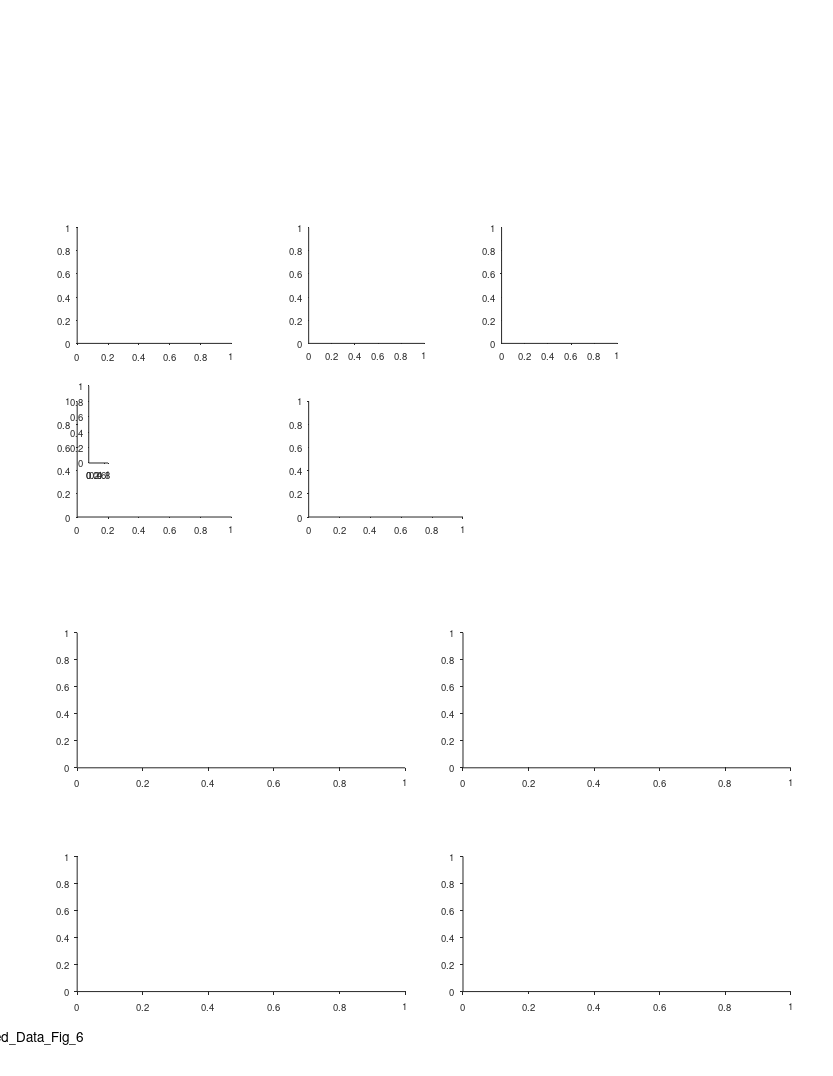

This chart was generated by the following MATLAB code: (Note: this script raises an error after producing the figure.)
%% Replay - Fig supp 6 - reverse/forward + future+past + takeoff/landing/midair + ball1/ball2
%%
clear 
clc
close all

%% data options 
params_opt = 11; % decoding opt 
% params_opt = 21; % decoding opt (random walk = fixed speed)

%% plotting options

%% graphics params
TakeLandCategoriesOrder = {
    'Takeoff'
    'Mid-air'
    'Landing'};
ForRevCategoriesOrder = {
    'Forward'
    'Reverse'};
PastFutureCategoriesOrder = {
    'Past'
    'Future'};

hist_style = 'stairs';
% hist_style = 'bar';
switch hist_style 
    case 'stairs'
        hist_color_prop = 'EdgeColor';
    case 'bar'
        hist_color_prop = 'FaceColor';
end


%% define output files
res_dir =  'L:\paper_replay\figures';
mkdir(res_dir)
fig_name_str = 'Extended_Data_Fig_6';
fig_caption_str = ' ';
log_name_str = [fig_name_str '_log_file' '.txt'];
log_name_str = strrep(log_name_str , ':', '-');
log_name_str = strrep(log_name_str , ' ', '_');
log_name_out = fullfile(res_dir, log_name_str);

%% open log file
diary off
diary(log_name_out)
diary on
disp('Log file');
disp(['created: ', datestr(clock)]);
disp('======================================================');
disp([fig_name_str ':' fig_caption_str]);   
disp('======================================================');
disp('');

%% create figure
% figure_size_cm = [21.0 29.7]; % ~A4
figure_size_cm = [21.6 27.9]; % ~US letter
close all
fig = figure;
% Some WYSIWYG options:
set(gcf,'DefaultAxesFontSize',7);
set(gcf,'DefaultAxesFontName','helvetica');
set(gcf,'DefaultAxesUnits','centimeters');
set(gcf,'PaperType','usletter')
% set(gcf,'PaperType','<custom>');
set(gcf,'PaperUnits','centimeters','PaperPosition',[0 0 figure_size_cm]);
set(gcf,'PaperOrientation','portrait');
set(gcf,'Units','centimeters','Position',get(gcf,'paperPosition')+[0 0 0 0]); % position on screen...
set(gcf, 'Renderer', 'painters');
% set(gcf, 'color', 'none');
set(groot, 'defaultAxesColor','None')
set(groot, 'defaultAxesTickDir', 'out');
set(groot,  'defaultAxesTickDirMode', 'manual');
annotation('textbox', [0.5 1 0 0], 'String',fig_name_str, 'HorizontalAlignment','center','Interpreter','none', 'FitBoxToText','on');

% create panels
clear panels
panels{1}(1) = axes('position', [2  19 4 3]);
panels{2}(1) = axes('position', [8  19 3 3]);
panels{3}(1) = axes('position', [13 19 3 3]);
panels{4}(1) = axes('position', [2 14.5 4 3]);
panels{4}(2) = axes('position', [2 14.5 .5 2]+[.3 1.4 0 0]);
panels{5}(1) = axes('position', [8 14.5 4 3]);

w = 8.5;
h = 3.5;
x = [2 12];
y = [8 2.2];
panels{6}(1,1) = axes('position', [x(1) y(1) w h]);
panels{6}(1,2) = axes('position', [x(2) y(1) w h]);
panels{6}(2,1) = axes('position', [x(1) y(2) w h]);
panels{6}(2,2) = axes('position', [x(2) y(2) w h]);

sdf = cellfun(@(x)x(:)', panels, 'UniformOutput', false);
sdf = [sdf{:}];
total_offset = [0 2.5];
for ii = 1:length(sdf)
    sdf(ii).Position([1 2]) = sdf(ii).Position([1 2]) + total_offset;
end

%% load data
if ~exist('events','var')

[exp_list,T] = decoding_get_inclusion_list();
T = T(exp_list,:);
clear exp_list
groupsummary(T,'bat_num')
if exist('bats_to_include','var')
    T = groupfilter(T,"bat_num",@(x)ismember(x,bats_to_include),'bat_num');
end
bats = unique(T.bat_num)

events = {};
for ii_exp = 1:height(T)
    % load exp data
    exp_ID = T.exp_ID{ii_exp};
    exp = exp_load_data(exp_ID,'details','rest');
    epoch_type = 'rest';
    [events_session, params] = decoding_load_events_quantification(exp_ID, epoch_type, params_opt, 'posterior');
    [~, TF] = decoding_apply_seq_inclusion_criteria([events_session.seq_model]);
    events_session(~TF) = [];
    if isempty(events_session)
        continue;
    end
    % assign resting ball num
    X = [exp.rest.events.start_ts];
    V = [exp.rest.events.ball_num];
    Xq = [events_session.peak_ts];
    [events_session.ball_num] = disperse( interp1(X, V, Xq, 'previous','extrap') );
    events{ii_exp} = events_session;
end
T.nEvents = cellfun(@length,events)';
sortrows( groupsummary(T,'bat_num',["median","mean","max","sum"],"nEvents"),"sum_nEvents", 'descend')
events = [events{:}];
seqs = [events.seq_model];
end

%% classify seq as forward / reverse 
gForRev = categorical([seqs.forward],[true false],{'Forward','Reverse'})';
gForRev = categorical(gForRev,ForRevCategoriesOrder);
nFor = sum(gForRev=='Forward');
nRev = sum(gForRev=='Reverse');
ForRev_binom_pval = myBinomTest(nFor,length(gForRev),0.5,'two');
disp('Comparing Forward vs. Reverse')
fprintf('Forward: n=%d, Reverse: n=%d, ratio=%.2g\n',nFor,nRev, nFor/nRev);
fprintf('Binomial test (two-sided), p=%.2g\n', ForRev_binom_pval);

%% classify seq as Takeoff / Landing (or non of them)
thr = 0.05;
gTakeLand = classify_replay_landing_takeoff_other(seqs,thr);
gTakeLand = categorical(gTakeLand,TakeLandCategoriesOrder);
nTakeoff = sum(gTakeLand=='Takeoff');
nLanding = sum(gTakeLand=='Landing');
nTakeoffLanding = nTakeoff + nLanding;
TakeLand_binom_pval = myBinomTest(nLanding,nTakeoffLanding,0.5,'two');
disp('Comparing Landing vs. takeoff')
fprintf('Landing: n=%d, Takeoff: n=%d, ratio=%.2g\n',nLanding,nTakeoff, nLanding/nTakeoff);
fprintf('Binomial test (two-sided), p=%.2g\n',TakeLand_binom_pval);

%% classify seq as (immediate) past / future
gPastFuture = categorical( ([events.ball_num] == 1 & [seqs.state_direction] == 1) | ...
                           ([events.ball_num] == 2 & [seqs.state_direction] == -1), ...
    [true false],{'Future','Past'})';
gPastFuture = categorical(gPastFuture,PastFutureCategoriesOrder);
nPast = sum(gPastFuture =='Past');
nFuture = sum(gPastFuture =='Future');
PastFuture_binom_pval = myBinomTest(nPast,length(gPastFuture),0.5,'two');
disp('Comparing (immediate) Past vs. Future')
fprintf('Past: n=%d, Future: n=%d, ratio=%.2g\n',nPast,nFuture, nPast/nFuture);
fprintf('Binomial test (two-sided), p=%.2g\n',PastFuture_binom_pval);


%% takeoff vs landing
axes(panels{1}(1))
cla
hold on
G = categorical(categories(gTakeLand));
gcounts = tabulate(gTakeLand);
counts = [gcounts{:,2}];
proportions = counts./sum(counts);
expectedProportion = [.05 .9 0.05];
p = myBinomTest(counts,sum(counts),expectedProportion,'two').*length(counts);
p(p==0)=realmin;
fprintf('\nboth balls: takeoff vs landing\n')
for ii = 1:length(p)
    fprintf('%s: P binom (two-sided) = %d\n',TakeLandCategoriesOrder{ii},p(ii));
end

xG = 1:length(G);
Y = proportions;
h=bar(xG,Y);
h.BarWidth = 0.75;
h.FaceColor = 0.5*[1 1 1];
hax=gca;
hax.XTick = xG;
hax.XTickLabel = TakeLandCategoriesOrder;
for ii = 1:length(G)
    x = ii+[-1 1].*h.BarWidth/2;
    y = expectedProportion(ii).*sum(Y);
    line(x, [y, y], 'Color', 'r', 'LineWidth', 2);
    x = ii;
    y = Y(ii)+0.001*max(Y);
%     text(x,y, "{\itP} < 10^{"+ceil(log10(p(ii)))+"}", horizontalAlignment = 'center',VerticalAlignment='bottom',FontSize=6);
    signifStr = genSignifStrAstricks(p(ii));
    str = {signifStr;"{\itn} = " + counts(ii)};
    text(x,y, str, horizontalAlignment = 'center',VerticalAlignment='bottom',FontSize=8);
end
% xlabel('Replay speed (m/s)', 'Units','normalized', 'Position',[0.5 -0.12]);
ylabel('Fraction', 'Units','normalized', 'Position',[-0.18 .5]);
hax=gca;
hax.TickLength(1) = [0.025];
hax.XRuler.TickLabelGapOffset = -1;
hax.YRuler.TickLabelGapOffset = 0;
hax.XLim = [min(xG) max(xG)] + [-1 1].*0.5;


%% takeoff vs landing - separated by balls
% for ii_ball = 1:2
% axes(panels{4}(ii_ball))
% cla
% hold on
% 
% events_ball_IX = [events.ball_num] == ii_ball;
% gTakeLand_by_ball = gTakeLand(events_ball_IX);
% G = categorical(categories(gTakeLand_by_ball));
% gcounts = tabulate(gTakeLand_by_ball);
% counts = [gcounts{:,2}];
% proportions = counts./sum(counts);
% expectedProportion = [.05 .9 0.05];
% expectedCounts = expectedProportion .* sum(counts);
% p = myBinomTest(counts,sum(counts),expectedProportion,'two').*length(counts);
% p(p==0)=realmin;
% xG = 1:length(G);
% 
% Y = proportions;
% h=bar(xG,Y);
% h.BarWidth = 0.75;
% h.FaceColor = 0.5*[1 1 1];
% hax=gca;
% hax.XTick = xG;
% hax.XTickLabel = TakeLandCategoriesOrder;
% for ii = 1:length(G)
%     x = ii+[-1 1].*h.BarWidth/2;
%     y = expectedProportion(ii).*sum(Y);
%     line(x, [y, y], 'Color', 'r', 'LineWidth', 2);
%     x = ii;
%     y = Y(ii)+0.001*max(Y);
% %     text(x,y, "{\itP} < 10^{"+ceil(log10(p(ii)))+"}", horizontalAlignment = 'center',VerticalAlignment='bottom',FontSize=6);
%     signifStr = genSignifStrAstricks(p(ii));
%     str = {signifStr;"{\itn} = " + counts(ii)};
%     text(x,y, str, horizontalAlignment = 'center',VerticalAlignment='bottom',FontSize=8);
% end
% % xlabel('Replay speed (m/s)', 'Units','normalized', 'Position',[0.5 -0.12]);
% ylabel('Fraction', 'Units','normalized', 'Position',[-0.2 .5]);
% hax=gca;
% hax.TickLength(1) = [0.025];
% hax.XRuler.TickLabelGapOffset = -1;
% hax.YRuler.TickLabelGapOffset = -1;
% hax.XLim = [min(xG) max(xG)] + [-1 1].*0.5;
% 
% end


%% Forward vs Reverse
axes(panels{3}(1))
cla
hold on
G = categorical(categories(gForRev));
gcounts = tabulate(gForRev);
counts = [gcounts{:,2}];
proportions = counts./sum(counts);
expectedProportion = [.5 .5];
expectedCounts = expectedProportion .* sum(counts);
p = myBinomTest(counts,sum(counts),expectedProportion,'two').*length(counts);
p(p==0)=realmin;
fprintf('\nboth balls: Forward vs Reverse\n')
for ii = 1:length(p)
    fprintf('%s: P binom (two-sided) = %d\n',ForRevCategoriesOrder{ii},p(ii));
end

xG = 1:length(G);
Y = proportions;
h=bar(xG,Y);
h.BarWidth = 0.75;
h.FaceColor = 0.5*[1 1 1];
hax=gca;
hax.XTick = xG;
hax.XTickLabel = ForRevCategoriesOrder;
for ii = 1:length(G)
    x = ii+[-1 1].*h.BarWidth/2;
    y = expectedProportion(ii).*sum(Y);
    line(x, [y, y], 'Color', 'r', 'LineWidth', 2);
    x = ii;
    y = Y(ii)+0.03*max(Y);
%     text(x,y, "{\itP} < 10^{"+ceil(log10(p(ii)))+"}", horizontalAlignment = 'center',VerticalAlignment='bottom',FontSize=6);
    signifStr = genSignifStrAstricks(p(ii));
    str = {signifStr;"{\itn} = " + counts(ii)};
    text(x,y, str, horizontalAlignment = 'center',VerticalAlignment='bottom',FontSize=8);
end
% xlabel('Replay speed (m/s)', 'Units','normalized', 'Position',[0.5 -0.12]);
ylabel('Fraction', 'Units','normalized', 'Position',[-0.2 .5]);
hax=gca;
hax.TickLength(1) = [0.025];
hax.XRuler.TickLabelGapOffset = -1;
hax.YRuler.TickLabelGapOffset = 0;
hax.XLim = [min(xG) max(xG)] + [-1 1].*0.5;
hax.YLim = [0 0.7];


%% Forward vs Reverse - separated by balls
% for ii_ball = 1:2
% axes(panels{5}(ii_ball))
% cla
% hold on
% 
% events_ball_IX = [events.ball_num] == ii_ball;
% gForRev_by_ball = gForRev(events_ball_IX);
% G = categorical(categories(gForRev_by_ball));
% gcounts = tabulate(gForRev_by_ball);
% counts = [gcounts{:,2}];
% proportions = counts./sum(counts);
% expectedProportion = [.5 .5];
% expectedCounts = expectedProportion .* sum(counts);
% p = myBinomTest(counts,sum(counts),expectedProportion,'two').*length(counts);
% p(p==0)=realmin;
% xG = 1:length(G);
% 
% Y = proportions;
% h=bar(xG,Y);
% h.BarWidth = 0.75;
% h.FaceColor = 0.5*[1 1 1];
% hax=gca;
% hax.XTick = xG;
% hax.XTickLabel = ForRevCategoriesOrder;
% for ii = 1:length(G)
%     x = ii+[-1 1].*h.BarWidth/2;
%     y = expectedProportion(ii).*sum(Y);
%     line(x, [y, y], 'Color', 'r', 'LineWidth', 2);
%     x = ii;
%     y = Y(ii)+0.001*max(Y);
% %     text(x,y, "{\itP} < 10^{"+ceil(log10(p(ii)))+"}", horizontalAlignment = 'center',VerticalAlignment='bottom',FontSize=6);
%     signifStr = genSignifStrAstricks(p(ii));
%     str = {signifStr;"{\itn} = " + counts(ii)};
%     text(x,y, str, horizontalAlignment = 'center',VerticalAlignment='bottom',FontSize=8);
% end
% % xlabel('Replay speed (m/s)', 'Units','normalized', 'Position',[0.5 -0.12]);
% ylabel('Fraction', 'Units','normalized', 'Position',[-0.2 .5]);
% hax=gca;
% hax.TickLength(1) = [0.025];
% hax.XRuler.TickLabelGapOffset = -1;
% hax.YRuler.TickLabelGapOffset = -1;
% hax.XLim = [min(xG) max(xG)] + [-1 1].*0.5;
% hax.YLim = [0 0.7];
% 
% end



%% Future vs Past
axes(panels{2}(1))
cla
hold on
G = categorical(categories(gPastFuture));
gcounts = tabulate(gPastFuture);
counts = [gcounts{:,2}];
proportions = counts./sum(counts);
expectedProportion = [.5 .5];
expectedCounts = expectedProportion .* sum(counts);
p = myBinomTest(counts,sum(counts),expectedProportion,'two').*length(counts);
p(p==0)=realmin;
fprintf('\nboth balls: Future vs Past\n')
for ii = 1:length(p)
    fprintf('%s: P binom (two-sided) = %d\n',PastFutureCategoriesOrder{ii},p(ii));
end

xG = 1:length(G);
Y = proportions;
h=bar(xG,Y);
h.BarWidth = 0.75;
h.FaceColor = 0.5*[1 1 1];
hax=gca;
hax.XTick = xG;
hax.XTickLabel = PastFutureCategoriesOrder;
for ii = 1:length(G)
    x = ii+[-1 1].*h.BarWidth/2;
    y = expectedProportion(ii).*sum(Y);
    line(x, [y, y], 'Color', 'r', 'LineWidth', 2);
    x = ii;
    y = Y(ii)+0.1*max(Y);
%     text(x,y, "{\itP} < 10^{"+ceil(log10(p(ii)))+"}", horizontalAlignment = 'center',VerticalAlignment='bottom',FontSize=6);
    signifStr = genSignifStrAstricks(p(ii));
    str = {signifStr;"{\itn} = " + counts(ii)};
    text(x,y, str, horizontalAlignment = 'center',VerticalAlignment='bottom',FontSize=8);
end
% xlabel('Replay speed (m/s)', 'Units','normalized', 'Position',[0.5 -0.12]);
ylabel('Fraction', 'Units','normalized', 'Position',[-0.2 .5]);
hax=gca;
hax.TickLength(1) = [0.025];
hax.XRuler.TickLabelGapOffset = -1;
hax.YRuler.TickLabelGapOffset = 0;
hax.XLim = [min(xG) max(xG)] + [-1 1].*0.5;
hax.YLim = [0 0.7];

%% Future vs Past - separated by balls
% for ii_ball = 1:2
% axes(panels{6}(ii_ball))
% cla
% hold on
% 
% events_ball_IX = [events.ball_num] == ii_ball;
% gPastFuture_by_ball = gPastFuture(events_ball_IX);
% G = categorical(categories(gPastFuture_by_ball));
% gcounts = tabulate(gPastFuture_by_ball);
% counts = [gcounts{:,2}];
% proportions = counts./sum(counts);
% expectedProportion = [.5 .5];
% expectedCounts = expectedProportion .* sum(counts);
% p = myBinomTest(counts,sum(counts),expectedProportion,'two').*length(counts);
% p(p==0)=realmin;
% xG = 1:length(G);
% 
% Y = proportions;
% h=bar(xG,Y);
% h.BarWidth = 0.75;
% h.FaceColor = 0.5*[1 1 1];
% hax=gca;
% hax.XTick = xG;
% hax.XTickLabel = PastFutureCategoriesOrder;
% for ii = 1:length(G)
%     x = ii+[-1 1].*h.BarWidth/2;
%     y = expectedProportion(ii).*sum(Y);
%     line(x, [y, y], 'Color', 'r', 'LineWidth', 2);
%     x = ii;
%     y = Y(ii)+0.001*max(Y);
% %     text(x,y, "{\itP} < 10^{"+ceil(log10(p(ii)))+"}", horizontalAlignment = 'center',VerticalAlignment='bottom',FontSize=6);
%     signifStr = genSignifStrAstricks(p(ii));
%     str = {signifStr;"{\itn} = " + counts(ii)};
%     text(x,y, str, horizontalAlignment = 'center',VerticalAlignment='bottom',FontSize=8);
% end
% % xlabel('Replay speed (m/s)', 'Units','normalized', 'Position',[0.5 -0.12]);
% ylabel('Fraction', 'Units','normalized', 'Position',[-0.2 .5]);
% % text(1.6,0.5,"Ball "+ii_ball,'Units','normalized','FontSize',10,'HorizontalAlignment','center');
% hax=gca;
% hax.TickLength(1) = [0.025];
% hax.XRuler.TickLabelGapOffset = -1;
% hax.YRuler.TickLabelGapOffset = -1;
% hax.XLim = [min(xG) max(xG)] + [-1 1].*0.5;
% hax.YLim = [0 0.7];
% 
% end









%% Takeoff/Landing X Past/Future X Forward/Reverse
axes(panels{4}(1))
cla reset
hold on

% from fig 2  (start) ---------------
TakeLand_thr = 0.05;
g = gTakeLand .* gPastFuture;
[N,G] = histcounts(g);
N = reshape(N,2,3)';
G = reshape(G,2,3)';
takeoff_IX = find(all(contains(G,'Takeoff'),2));
midair_IX = find(all(contains(G,'Mid-air'),2));
landing_IX = find(all(contains(G,'Landing'),2));
new_order = [takeoff_IX midair_IX landing_IX];
N = N(new_order,:);
G = G(new_order,:);
N([1 3],:) = N([1 3],:)./TakeLand_thr;
N([2],:) = N([2],:)./(1-2*TakeLand_thr);
N = N ./ sum(N,"all");
% from fig 2  (end) ---------------

g = gTakeLand .* gPastFuture .*gForRev;
[N,G] = histcounts(g);
N = reshape(N,2,2,3);
G = reshape(G,2,2,3);
N = permute(N,[3 2 1]);
G = permute(G,[3 2 1]);
new_order = [takeoff_IX midair_IX landing_IX];  
N = N(new_order,:,:);
G = G(new_order,:,:);

N([1 3],:,:) = N([1 3],:,:)./TakeLand_thr;
N([2],  :,:) = N([2],  :,:)./(1-2*TakeLand_thr);
N = N ./ sum(N,"all");

w = 0.28;
x = linspace(0,1,3);
hs = (x(2)-x(1))*0.35;
clear hb1 hb2
hb1 = bar(x-hs/2,   squeeze(N(:,1,:)), w, 'stacked');
hb2 = bar(x+hs/2,   squeeze(N(:,2,:)), w, 'stacked');
hb1(1).FaceColor = 'flat';
hb1(2).FaceColor = 'flat';
hb2(1).FaceColor = 'flat';
hb2(2).FaceColor = 'flat';
hb1(1).CData = 0.00*[1 1 1];
hb1(2).CData = 0.35*[1 1 1];
hb2(1).CData = 0.85*[1 1 1];
hb2(2).CData = 1.00*[1 1 1];
% hb1(1).FaceColor = 0.0*[1 1 1];
% hb1(2).FaceColor = 0.0*[1 1 1];
% hb2(1).FaceColor = 1.0*[1 1 1];
% hb2(2).FaceColor = 1.0*[1 1 1];
% plot(hb1(1).XData+w/4.*[-1 1]',hb1(1).YData([1 1;2 2;3 3]'),'w','LineWidth',1.1);
% plot(hb2(1).XData+w/4.*[-1 1]',hb2(1).YData([1 1;2 2;3 3]'),'k','LineWidth',1.1);
% hb1(1).EdgeColor = 'w';
% hb1(2).EdgeColor = 'w';
% hb2(1).EdgeColor = 'k';
% hb2(2).EdgeColor = 'k';
xlim([0 1]+w.*[-1 1])
xticklabels(TakeLandCategoriesOrder)
ylabel('Fraction')

%% add legend 
clc
axes(panels{4}(2))
cla reset
hold on
axis off
axis ij

V = [.2 0; .2 .7; .8 .7; .8 0];
F = [1 2 3 4 1];
h=patch('Faces',F,'Vertices',V+[0 1]*1); h.FaceColor=[1 1 1]*.1;
h=patch('Faces',F,'Vertices',V+[0 1]*2); h.FaceColor=[1 1 1]*.3;
h=patch('Faces',F,'Vertices',V+[0 1]*3); h.FaceColor=[1 1 1]*.7;
h=patch('Faces',F,'Vertices',V+[0 1]*4); h.FaceColor=[1 1 1]*.9;

% x = [0.2 0.2 .8 .8];
% y = [0 .7 .7 0];
% h=patch('XData',x, 'YData', y+1, 'FaceColor','Flat')
% patch(x,y+1, 'r', 'FaceColor','Flat', 'CData',0.35*[1 1 1])
% patch(x,y+2, 'r', 'FaceColor','Flat', 'CData',0.35*[1 1 1])
% patch(x,y+3, 'r', 'FaceColor','Flat', 'CData',0.35*[1 1 1])
% patch(x,y+4, 'r', 'FaceColor','Flat', 'CData',0.35*[1 1 1])
% patch(x,y+2, 0.*[1 1 1])
% patch(x,y+3, 0.85*[1 1 1])
% patch(x,y+4, 1.0*[1 1 1])
x = 1.1;
y = [1:4]+0.35;
font_size = 7;
text(x,y(1),'Past forward','FontSize',font_size,'HorizontalAlignment','left','VerticalAlignment','middle')
text(x,y(2),'Past reverse','FontSize',font_size,'HorizontalAlignment','left','VerticalAlignment','middle')
text(x,y(3),'Future forward','FontSize',font_size,'HorizontalAlignment','left','VerticalAlignment','middle')
text(x,y(4),'Future reverse','FontSize',font_size,'HorizontalAlignment','left','VerticalAlignment','middle')
xlim([0 1])
ylim([0 5])

%% replay distance from current location
axes(panels{5}(1))
cla reset
hold on
gTakeLand = reordercats(gTakeLand,["Takeoff","Mid-air","Landing"]);
G = categories(gTakeLand);
for ii_g = 1:length(G)
    gcurr = G{ii_g};
    IX = gTakeLand==gcurr;
%     IX = IX & gForRev=="Forward";
%     IX = IX & gForRev=="Reverse";
    seqs_g = seqs(IX);
    events_g = events(IX);
    x = abs([seqs_g.middle_pos_norm] - interp1([1 2],[0 1],[events_g.rest_ball_num]));
    histogram(x,'BinWidth',0.05,'BinLimits',[0 1],'DisplayStyle','stairs','DisplayName',gcurr,'Normalization','probability');
end
xlim([0 1])
xticks([0 1])
legend('Box','off')
xlabel({'Distance of replay';'from current position (norm.)'},'units','normalized','position',[0.5 -.05])
ylabel('Prob.')








%% ========================================================================

%% plot replay start/end position histograms (per forward/reverse replays)
nbins = 100;
cmap = brewermap(100,'RdBu');
clrs = cmap([0.9 0.1].*size(cmap,1),:);
directions = [1 -1];
g = gForRev';
for ii_dir = 1:length(directions)
    seqs_dir_TF = [seqs.state_direction]==directions(ii_dir);

    axes(panels{6}(1,ii_dir))
    cla reset
    hold on
    x = [seqs.start_pos_norm];
    histogram(x(g=='Forward' & seqs_dir_TF),linspace(0,1,nbins+1),'Normalization','count',hist_color_prop,clrs(1,:),'DisplayStyle',hist_style);
    histogram(x(g=='Reverse' & seqs_dir_TF),linspace(0,1,nbins+1),'Normalization','count',hist_color_prop,clrs(2,:),'DisplayStyle',hist_style);
%     h=legend('Forward','Reverse');
%     h.Box='off';
    xlabel('Start position of replay (norm.)')
    ylabel('Counts')
    hax=gca;
    hax.XRuler.TickLabelGapOffset = -1;

    axes(panels{6}(2,ii_dir))
    cla
    hold on
    x = [seqs.end_pos_norm];
    histogram(x(g=='Forward' & seqs_dir_TF),linspace(0,1,nbins+1),'Normalization','count',hist_color_prop,clrs(1,:),'DisplayStyle',hist_style);
    histogram(x(g=='Reverse' & seqs_dir_TF),linspace(0,1,nbins+1),'Normalization','count',hist_color_prop,clrs(2,:),'DisplayStyle',hist_style);
    xlabel('End position of replay (norm.)')
    ylabel('Counts')
    hax=gca;
    hax.XRuler.TickLabelGapOffset = -1;
end

% set ylimits
panels{6}(1,1).YLim = [0 80];
panels{6}(2,1).YLim = [0 180];
panels{6}(1,2).YLim = [0 120];
panels{6}(2,2).YLim = [0 150];

for ii=1:numel(panels{6})
    pnl = panels{6}(ii); axes(pnl);
    text(0,-0.27*range(pnl.YLim),{'Resting';'ball 1'},'HorizontalAlignment','center','FontSize',8);
    text(1,-0.27*range(pnl.YLim),{'Resting';'ball 2'},'HorizontalAlignment','center','FontSize',8);
end

% pointers to takeoff/landing in the histogram (dir 1)
TL_fnt_sz = 7;
h=annotation('textarrow');
h.Parent=panels{6}(1,1);
h.X = 0.011*[1 1];
h.Y = 45+[0 -7];
h.String = '    Takeoffs';
h.FontSize = TL_fnt_sz; h.HeadLength = 4; h.HeadWidth = 4;

h=annotation('textarrow');
h.Parent=panels{6}(1,1);
h.X = 0.052*[1 1];
h.Y = 22+[0 -7];
h.String = {'           Reverse','           takeoffs'};
h.FontSize = TL_fnt_sz; h.HeadLength = 4; h.HeadWidth = 4;

h=annotation('textarrow');
h.Parent=panels{6}(1,1);
h.X = 0.92.*[1 1];
h.Y = 75+[0 -7];
h.String = {'Landings          '};
h.FontSize = TL_fnt_sz; h.HeadLength = 4; h.HeadWidth = 4;

h=annotation('textarrow');
h.Parent=panels{6}(1,1);
h.X = 0.985*[1 1];
h.Y = 70+[0 -7];
h.String = {'            Reverse';'            landings'};
h.FontSize = TL_fnt_sz; h.HeadLength = 4; h.HeadWidth = 4;

h=annotation('textarrow');
h.Parent=panels{6}(2,1);
h.X = 0.005*[1 1];
h.Y = 55+[0 -24];
h.String = {'     Reverse','     takeoffs'};
h.FontSize = TL_fnt_sz; h.HeadLength = 4; h.HeadWidth = 4;

h=annotation('textarrow');
h.Parent=panels{6}(2,1);
h.X = 0.05*[1 1];
h.Y = 35+[0 -15];
h.String = {'        Takeoffs'};
h.FontSize = TL_fnt_sz; h.HeadLength = 4; h.HeadWidth = 4;

h=annotation('textarrow');
h.Parent=panels{6}(2,1);
h.X = 0.985*[1 1];
h.Y = 180+[0 -12];
h.String = 'Landings';
h.FontSize = TL_fnt_sz; h.HeadLength = 4; h.HeadWidth = 4;

h=annotation('textarrow');
h.Parent=panels{6}(2,1);
h.X = 0.93*[1 1];
h.Y = 60+[0 -12];
h.String = {'Reverse          ','landings          '};
h.FontSize = TL_fnt_sz; h.HeadLength = 4; h.HeadWidth = 4;

% pointers to takeoff/landing in the histogram (dir 2)
h=annotation('textarrow');
h.Parent=panels{6}(1,2);
h.X = 0.015*[1 1];
h.Y = 110+[0 -12];
h.String = {'     Reverse','     landings'};
h.FontSize = TL_fnt_sz; h.HeadLength = 4; h.HeadWidth = 4;

h=annotation('textarrow');
h.Parent=panels{6}(1,2);
h.X = 0.06*[1 1];
h.Y = 65+[0 -12];
h.String = '          Landings';
h.FontSize = TL_fnt_sz; h.HeadLength = 4; h.HeadWidth = 4;

h=annotation('textarrow');
h.Parent=panels{6}(1,2);
h.X = 0.99*[1 1];
h.Y = 70+[0 -20];
h.String = '       Takeoffs';
h.FontSize = TL_fnt_sz; h.HeadLength = 4; h.HeadWidth = 4;

h=annotation('textarrow');
h.Parent=panels{6}(1,2);
h.Units='normalized';
h.X = 0.95+[0 0];
h.Y = 47+[0 -15];
h.String = {'Reverse          ','takeoffs          '};
h.FontSize = TL_fnt_sz; h.HeadLength = 4; h.HeadWidth = 4;

h=annotation('textarrow');
h.Parent=panels{6}(2,2);
h.X = 0.015*[1 1];
h.Y = 140+[0 -15];
h.String = '    Landings';
h.FontSize = TL_fnt_sz; h.HeadLength = 4; h.HeadWidth = 4;

h=annotation('textarrow');
h.Parent=panels{6}(2,2);
h.X = 0.07*[1 1];
h.Y = 65+[0 -15];
h.String = {'       Reverse','       landings'};
h.FontSize = TL_fnt_sz; h.HeadLength = 4; h.HeadWidth = 4;

h=annotation('textarrow');
h.Parent=panels{6}(2,2);
h.X = 0.99*[1 1];
h.Y = 60+[0 -20];
h.String = {'       Reverse','       takeoffs'};
h.FontSize = TL_fnt_sz; h.HeadLength = 4; h.HeadWidth = 4;

h=annotation('textarrow');
h.Parent=panels{6}(2,2);
h.Units='normalized';
h.X = 0.93+[0 0];
h.Y = 50+[0 -15];
h.String = {'Takeoffs         '};
h.FontSize = TL_fnt_sz; h.HeadLength = 4; h.HeadWidth = 4;

%% legend (dir 1)
pnl = panels{6}(1,1);
axes(pnl);
h=annotation('textarrow');
h.Units='centimeters';
h.X = pnl.Position(1) + pnl.Position(3).*[0.6 0.8];
h.Y = pnl.Position(2) + pnl.Position(4).*[1.1 1.1];
h.Text.HorizontalAlignment = 'right';
h.String = 'For map of direction  '; h.FontSize = 9;

h=annotation('textarrow');
h.Units='centimeters';
h.X = pnl.Position(1) + pnl.Position(3).*[0.6 0.7];
h.Y = pnl.Position(2) + pnl.Position(4).*[0.9 0.9];
h.Color = clrs(1,:); h.String = 'Forward  '; h.FontSize = 9;
h.HeadLength = 5; h.HeadWidth = 8;

h=annotation('textarrow');
h.Units='centimeters';
h.X = pnl.Position(1) + pnl.Position(3).*[0.7 0.6];
h.Y = pnl.Position(2) + pnl.Position(4).*[0.73 0.73];
h.Color = clrs(2,:);
h.Text.HorizontalAlignment = 'right';
h.String = 'Reverse           '; h.FontSize = 9;
h.HeadLength = 5; h.HeadWidth = 8;

%% legend (dir 2)
pnl = panels{6}(1,2);
axes(pnl);
h=annotation('textarrow');
h.Units='centimeters';
h.X = pnl.Position(1) + pnl.Position(3).*[0.8 0.6];
h.Y = pnl.Position(2) + pnl.Position(4).*[1.1 1.1];
h.Text.HorizontalAlignment = 'right';
h.String = 'For map of direction                    '; h.FontSize = 9;

h=annotation('textarrow');
h.Units='centimeters';
h.X = pnl.Position(1) + pnl.Position(3).*[0.7 0.6];
h.Y = pnl.Position(2) + pnl.Position(4).*[0.9 0.9];
h.Text.HorizontalAlignment = 'right';
h.Color = clrs(1,:); h.String = 'Forward           '; h.FontSize = 9;
h.HeadLength = 5; h.HeadWidth = 8;

h=annotation('textarrow');
h.Units='centimeters';
h.X = pnl.Position(1) + pnl.Position(3).*[0.6 0.7];
h.Y = pnl.Position(2) + pnl.Position(4).*[0.73 0.73];
h.Color = clrs(2,:);
h.String = 'Reverse  '; h.FontSize = 9;
h.HeadLength = 5; h.HeadWidth = 8;


%% ========================================================================



%% add panel letters
font_size = 11;
axes(panels{1}(1))
text(-0.3,1.1, 'a', 'Units','normalized','FontWeight','bold','FontSize',font_size);
axes(panels{2}(1))
text(-0.3,1.1, 'b', 'Units','normalized','FontWeight','bold','FontSize',font_size);
axes(panels{3}(1))
text(-0.3,1.1, 'c', 'Units','normalized','FontWeight','bold','FontSize',font_size);
axes(panels{4}(1))
text(-0.3,1.1, 'd', 'Units','normalized','FontWeight','bold','FontSize',font_size);
axes(panels{5}(1))
text(-0.3,1.1, 'e', 'Units','normalized','FontWeight','bold','FontSize',font_size);
axes(panels{6}(1,1))
text(-0.1,1.1, 'f', 'Units','normalized','FontWeight','bold','FontSize',font_size);
axes(panels{6}(2,1))
text(-0.1,1.1, 'g', 'Units','normalized','FontWeight','bold','FontSize',font_size);

%% add line titles
% axes(panels{1}(1))
% text(-0.7,0.5,{"Both landing","balls"},'Units','normalized','FontSize',10,'HorizontalAlignment','center');
% axes(panels{4}(1))
% text(-0.7,0.5,{"Ball 1"},'Units','normalized','FontSize',10,'HorizontalAlignment','center');
% axes(panels{4}(2))
% text(-0.7,0.5,{"Ball 2"},'Units','normalized','FontSize',10,'HorizontalAlignment','center');

%%
fig_name = sprintf('%s_decoding_opt_%d',fig_name_str, params_opt);
file_out = fullfile(res_dir, fig_name);
print(gcf, file_out, '-dpdf', '-cmyk', '-painters');
disp('figure saved!')


%%
function str = genSignifStrAstricks(pval)
if pval < 0.001
    str = '***';
elseif pval < 0.01
    str = '**';
elseif pval < 0.05
    str = '*';
else
    str = 'n.s.';
end
end
